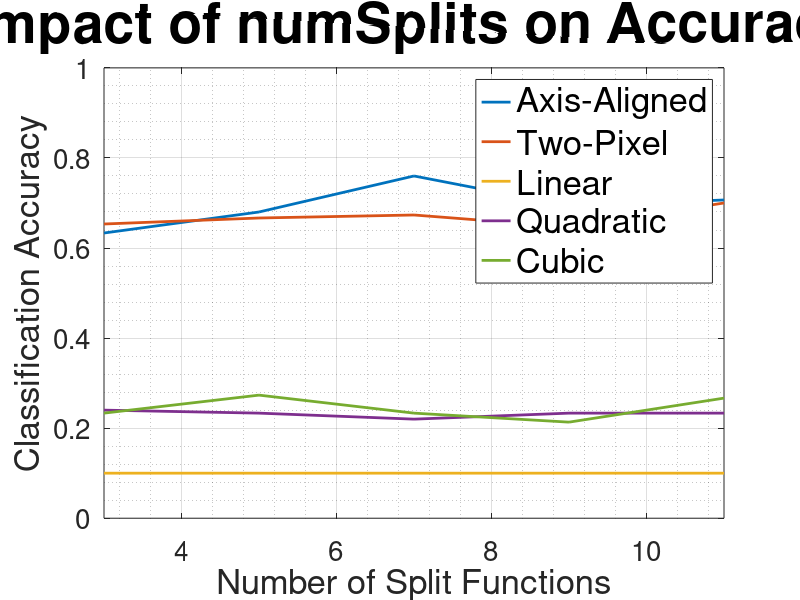

MATLAB code to generate this figure: (Note: this script raises an error after producing the figure.)
load kmeans_codebook_variation_with_splitNum_and_weak_learners.mat

plot(splitNum, accuracy_rf_all(3,:,1), 'LineWidth', 2);
hold on;
plot(splitNum, accuracy_rf_all(3,:,2), 'LineWidth', 2);
plot(splitNum, accuracy_rf_all(3,:,4), 'LineWidth', 2);
plot(splitNum, accuracy_rf_all(3,:,3), 'LineWidth', 2);
plot(splitNum, accuracy_rf_all(3,:,5), 'LineWidth', 2);
axis([3 11 0 1]);
set(gca,'fontsize',20);
grid on; grid minor;
title('Impact of numSplits on Accuracy','FontSize',40);
xlabel('Number of Split Functions', 'FontSize', 25);
ylabel('Classification Accuracy', 'FontSize', 25);
legend({'Axis-Aligned', 'Two-Pixel', 'Linear', 'Quadratic', 'Cubic'}, 'FontSize', 25);
scale_graph;
